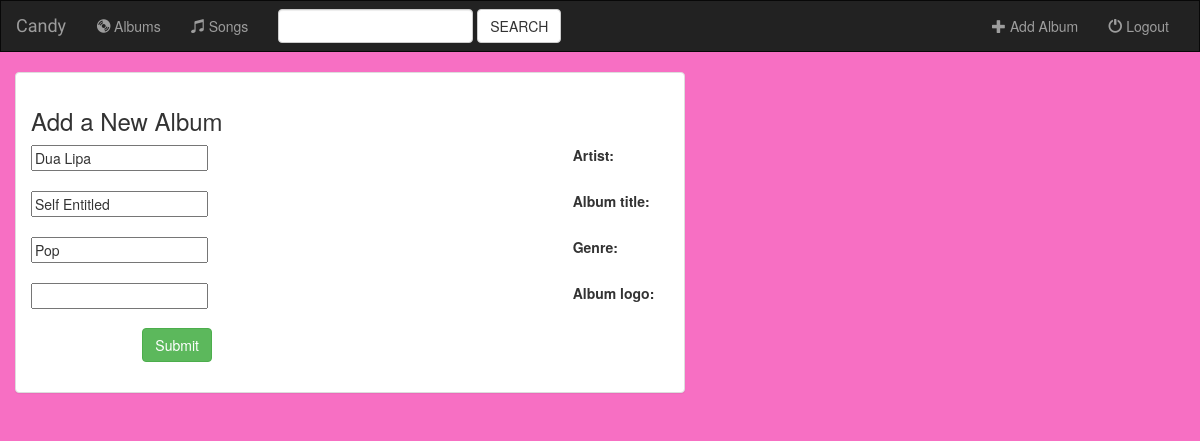
Before: /music/album/3/ with the older database file.
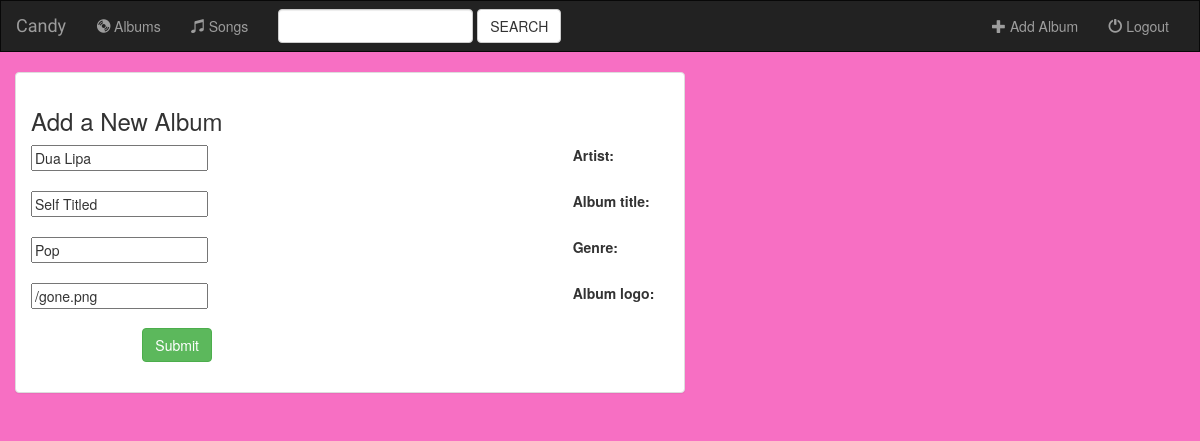
After: the same page with the newer database file.
### music/models.py (models this page shows, shortened)
class Album(models.Model):
    artist=models.CharField(max_length=250)
    album_title=models.CharField(max_length=250)
    genre=models.CharField(max_length=250)
    album_logo=models.CharField(max_length=10000)

### music/views.py (the view)
# urls.py: url(r'album/(?P<pk>[0-9]+)/$', views.AlbumUpdate.as_view(), name='album-update'),
class AlbumUpdate(UpdateView):
    model = Album
    fields = ['artist','album_title','genre','album_logo']

### music/templates/music/album_form.html (shortened to what this page needs)
{% extends 'music/base.html' %}
{% block body %}
<div class="container-fluid">
    <div class="row">
        <div class="col-sm-12 col-md-7">
            <div class="panel panel-default">
                <div class="panel-body">
                                <h3>Add a New Album </h3>
                   <form class="form-horizontal" action=""method="post" enctype="multipart/form-data">
                       {% include 'music/form-template.html' %}
                       <div class="form-group">
                           <div class="col-sm-offset-2 col-sm-10">
                               <button type="submit" class="btn btn-success"> Submit </button>
                               <body style="background: rgb(247, 111, 195)"></body>
                            </div>
                       </div>
                </form>
                </div>
            </div>
        </div>
    </div>
</div>
{% endblock %}

### music/templates/music/base.html (shortened to what this page needs)
<html lang=en>
<head>
    {% load staticfiles %}
    <link rel="stylesheet" href="https://maxcdn.bootstrapcdn.com/bootstrap/3.3.6/css/bootstrap.min.css">
    <link rel="stylesheet" type="text/css" href="{% static 'music/style.css' %}"/>
</head>
<body>
<nav class="navbar navbar-inverse" >
    <div class ="container-fluid">
        <div class="navbar-header">
            <a class="navbar-brand" href="{% url 'music:index' %}">Candy</a>
        </div>
        <div class="collapse navbar-collapse" id="topNavbar">
            <ul class="nav navbar-nav">
                <li class="">
                    <a href="{% url 'music:index' %}">
                        <span class="glyphicon glyphicon-cd" aria-hidden="true"></span>
                         Albums
                    </a>
                </li>
                <li class="">
                        <a href="#">
                            <span class="glyphicon glyphicon-music" aria-hidden="true"></span>
                            Songs
                        </a>
                </li>
            </ul>
            <form class="navbar-form navbar-left" role="search" method="get" action="#">
                <div class="form-group">
                    <input typr="text" class="form-control" name="q" value="">
                </div>
                    <button type="submit" class="btn btn-default">SEARCH</button>
            </form>
            <ul class="nav navbar-nav navbar-right">
                    <li class="">
                            <a href="{% url 'music:album-add'%}">
                                <span class="glyphicon glyphicon-plus" aria-hidden="true"></span>
                                Add Album
                            </a>
                    </li>
                        <li class="">
                                <a href="#">
                                    <span class="glyphicon glyphicon-off" aria-hidden="true"></span>
                                    Logout
                                </a>
                        </li>
                </ul>
        </div>
    </div>
</nav>
{% block body %}
{% endblock %}
</body>
</html>

### music/templates/music/form-template.html (shortened to what this page needs)
{% for field in form %}
   <div class="form-group">
       <div class="col-sm-offset-2 col-sm-10">
       </div>
       <label> <class="control-label col-sm-2">{{field.label_tag}}</label>
       <div class="col-sm-10">{{ field }}</div>
    </div>
{% endfor %}

### music/static/music/style.css (style rules this page uses)
body { background: white url("images/background.png"); }
.navbar { border-radius: 4; }
.navbar { border-radius: 0; }
.navbar-brand { font-family: 'Satisfy', cursive; }

Changed rows visible on the page:
changed Album "Dua Lipa": album_title "Self Entitled" → "Self Titled"; album_logo (not shown) → "/gone.png"
